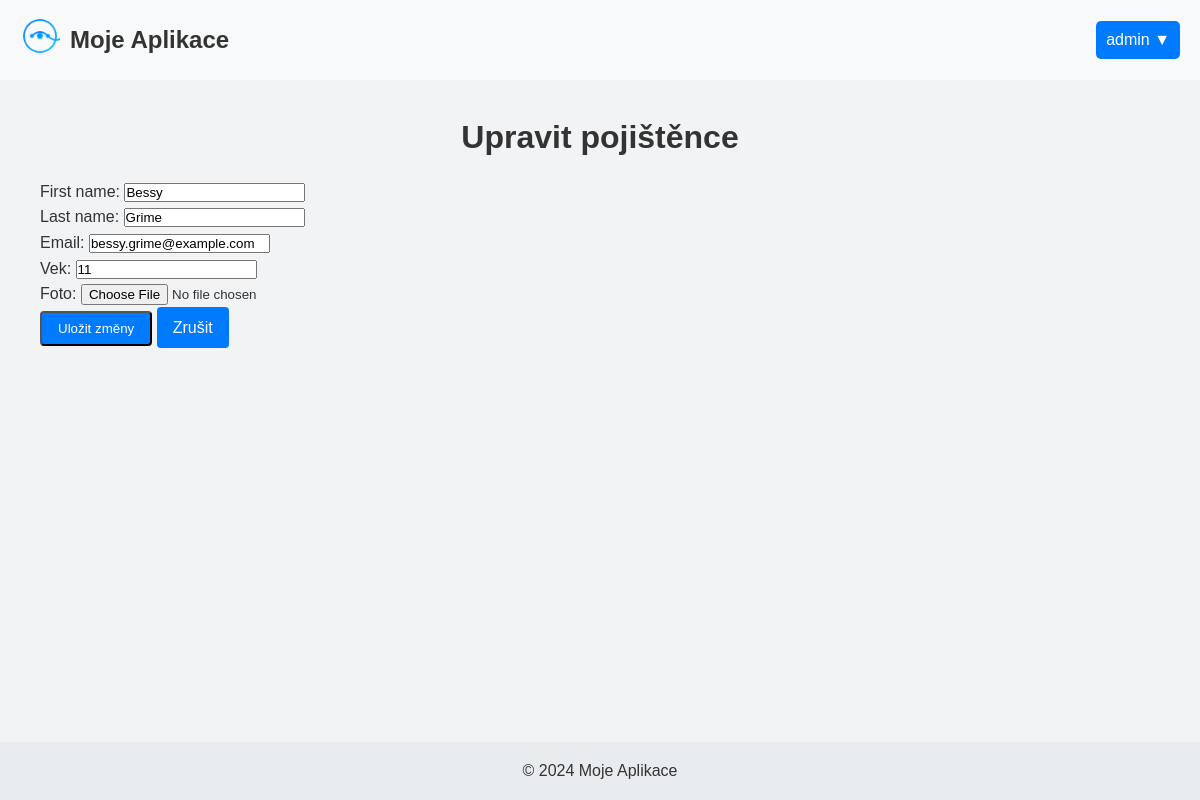
The page /pojistenci/uprav/pojistenec/154/ (signed in) on the database its author committed.
### NovyProjekt/models.py (models this page shows, shortened)
class Uzivatel(AbstractBaseUser, PermissionsMixin):
    ROLE_CHOICES = [
        ('admin', 'Admin'),
        ('agent', 'Agent'),
        ('pojistenec', 'Pojištěnec'),
    ]
    first_name = models.CharField(max_length=50)
    last_name = models.CharField(max_length=50)
    adresa = models.CharField(max_length=255, blank=True, null=True)
    vek = models.IntegerField(null=True)
    email = models.EmailField(max_length=300, unique=True)
    role = models.CharField(max_length=20, choices=ROLE_CHOICES, default='pojistenec')
    is_admin = models.BooleanField(default=False)
    is_superuser = models.BooleanField(default=False)
    is_active = models.BooleanField(default=True)
    last_login = models.DateTimeField(default=timezone.now)
    date_joined = models.DateTimeField(default=timezone.now)
    foto = models.ImageField(upload_to='images/', blank=True, null=True)
    objects = UzivatelManager()
    USERNAME_FIELD = 'email'
    REQUIRED_FIELDS = ['first_name', 'last_name']

### NovyProjekt/views.py (the view)
# urls.py: path('pojistenci/uprav/pojistenec/<int:pk>/', views.upravit_pojistence, name='upravit_pojistence'),
@login_required
def upravit_pojistence(request, pk):
    pojistenec = get_object_or_404(Uzivatel, pk=pk)
    if request.method == 'POST':
        form = UzivatelForm(request.POST, request.FILES, instance=pojistenec)
        if form.is_valid():
            form.save()
            return redirect('seznam_pojistencu')
    else:
        form = UzivatelForm(instance=pojistenec)
    return render(request, 'pojistenci/upravit_pojistence.html', {'form': form})

### NovyProjekt/forms.py (shortened to what this page needs)
class UzivatelForm(forms.ModelForm):
    class Meta:
        model = Uzivatel
        fields = ['first_name', 'last_name', 'email', 'vek', 'foto']

### NovyProjekt/templates/pojistenci/upravit_pojistence.html (shortened to what this page needs)
{% extends 'index.html' %}
{% block content %}
    <div class="container">
        <h1>Upravit pojištěnce</h1>
        <form method="post" enctype="multipart/form-data">
            {{ form.as_p }}
            <button type="submit" class="btn">Uložit změny</button>
            <a href="{% url 'seznam_pojistencu' %}" class="btn btn-cancel">Zrušit</a>
        </form>
    </div>
{% endblock %}

### NovyProjekt/templates/index.html (shortened to what this page needs)
<!DOCTYPE html>
<html lang="cs">
<head>
    {% load static %}
    <link rel="stylesheet" href="{% static 'css/index.css' %}">
</head>
<body>
    <header>
        <div class="container">
            <div class="header-content">
                <div class="logo">
                    <a href="{% url 'index' %}">
                        <img src="{% static 'images/image.png' %}" alt="Logo" class="logo-img">
                    </a>
                    <span>Moje Aplikace</span>
                </div>
                <div class="dropdown">
                    <button class="dropbtn">
                        {% if user.is_authenticated %}
                            {{ user.first_name }} ▼
                        {% else %}
                            Menu ▼
                        {% endif %}
                    </button>
                </div>
            </div>
        </div>
    </header>
    <main>
        <div class="container">
            {% block content %}{% endblock %}
        </div>
    </main>
    <footer>
        <div class="container">
            <p>&copy; 2024 Moje Aplikace</p>
        </div>
    </footer>
</body>
</html>

### NovyProjekt/static/css/index.css (style rules this page uses)
* { margin: 0; padding: 0; box-sizing: border-box; }
body { font-family: Arial, sans-serif; line-height: 1.6; color: #333; min-height: 100vh; display: flex; flex-direction: column; }
.container { width: 100%; max-width: 1200px; margin: 0 auto; padding: 0 20px; }
header { background-color: #f8f9fa; padding: 1rem 0; }
.header-content { display: flex; justify-content: space-between; align-items: center; }
.logo { display: flex; justify-content: flex-start; align-items: center ; }
.logo img { width: 40px; height: 40px; margin-right: 10px; }
.logo span { font-size: 1.5rem; font-weight: bold; }
.dropdown { position: relative; display: inline-block; }
.dropbtn { background-color: #007bff; color: white; padding: 10px; font-size: 16px; border: none; border-radius: 5px; cursor: pointer; }
main { flex-grow: 1; padding: 2rem 0; background-color: #f1f3f5; }
h1 { text-align: center; margin-bottom: 1rem; }
.btn { display: inline-block; background-color: #007bff; color: white; padding: 0.5rem 1rem; text-decoration: none; border-radius: 4px; transition: background-color 0.3s; }
footer { background-color: #e9ecef; padding: 1rem 0; text-align: center; }

### rows shown on the page
Uzivatel: first_name "admin"
Uzivatel: first_name "Bessy", last_name "Grime", email "bessy.grime@example.com", vek "11"
